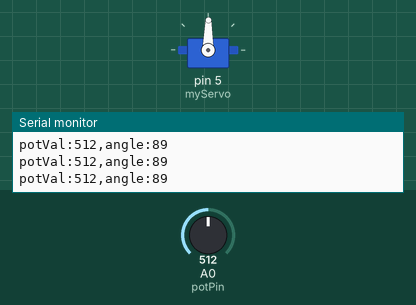
Simulated run of this sketch. Board: Arduino Uno, built with avr-gcc and run on an emulated ATmega328P. On the bench: servo, the last lines printed to the serial monitor. Inputs (shaded band) come from the test bench; at power-on: A0 (potPin) = 512.

Above: at 1.2 s.
1.3 s: A0 (potPin) set to 105
At 2.5 s:
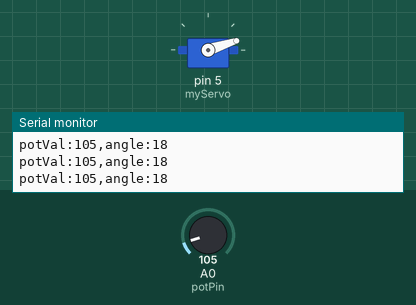
2.8 s: A0 (potPin) set to 91
At 4.1 s:
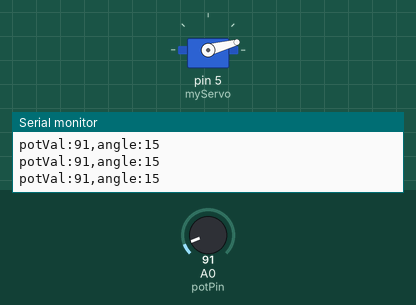
5.8 s: A0 (potPin) set to 716
At 6.3 s:
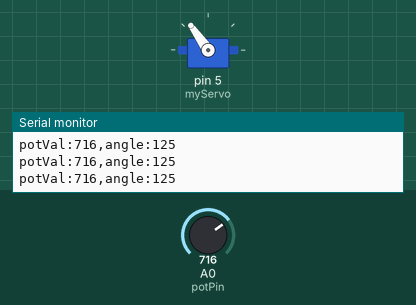
7.3 s: A0 (potPin) set to 988
At 7.8 s:
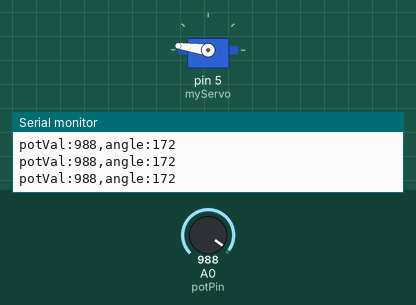
8.8 s: A0 (potPin) set to 1014
At 9.7 s:
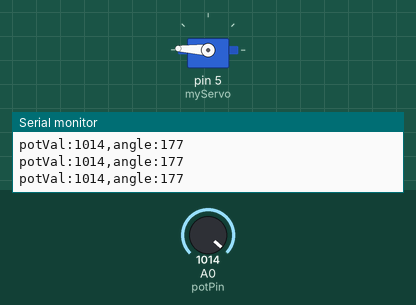
11.8 s: A0 (potPin) set to 511
At 12.4 s:
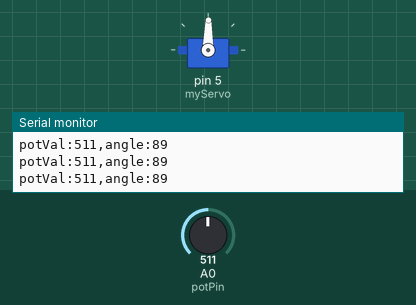
Timing chart, 0 to 14.3 s (numbered marks = the images above; inputs shaded):
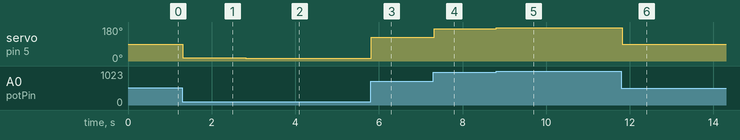

The sketch:

servoPotControl.ino
```cpp
//가변저항 이용해 서보모터 조절

#include<Servo.h>

Servo myServo;

int potPin=A0;
int potVal;
int angle;

void setup() {
  myServo.attach(5);
  Serial.begin(9600);
}

void loop() {
  potVal=analogRead(potPin);
  Serial.print("potVal:");
  Serial.print(potVal);

  angle=map(potVal,0,1023,0,179);
  Serial.print(",angle:");
  Serial.println(angle);

  myServo.write(angle);
  delay(15);
}
```

Measured:
- after the input at 1.3 s, servo on pin 5 (myServo): 89° → 18° at once
- after the input at 2.8 s, servo on pin 5 (myServo): 18° → 15° at once
- after the input at 5.8 s, servo on pin 5 (myServo): 15° → 125° at once
- after the input at 7.3 s, servo on pin 5 (myServo): 125° → 172° at once
- after the input at 8.8 s, servo on pin 5 (myServo): 172° → 177° at once
- after the input at 11.8 s, servo on pin 5 (myServo): 177° → 89° at once
